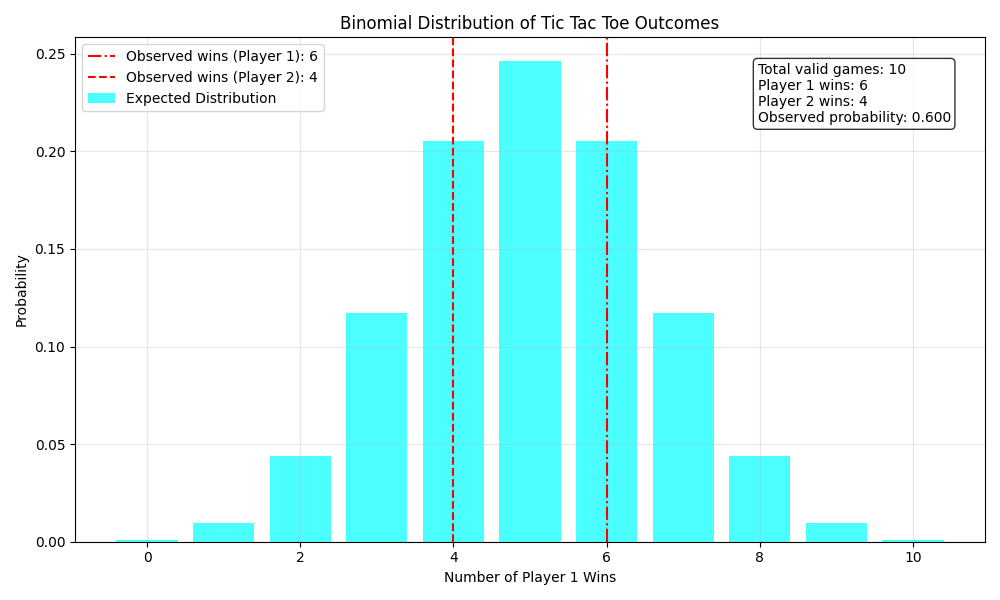

This chart was generated by the following Python code:
import google.generativeai as genai
import anthropic 
import openai 
from llama_cpp import Llama
import requests
import time
import random
import json
import matplotlib.pyplot as plt
import numpy as np
import scipy.stats

genai.configure(api_key="API KEY")                   #####API KEYS USED< GEMINI AND GROQ
GROQ_API_KEY = "API KEY"
GROQ_API_URL = "https://api.groq.com/openai/v1/chat/completions"

def initializeBoard(n):
    board = [[" " for _ in range(n)] for _ in range(n)]
    return board

######### GEMINI API MOVES CODE THAT CAN BE REPLACED AS MENTIONED IN THE README###


def get_gemini_moves(board, last_move, gemini_history,max_attempts=3,delay=20):         ####WE are feeding (valid moves) and previous move of opponent LLM as natural language to the LLM
     valid_moves = [(i, j) for i in range(len(board)) for j in range(len(board)) if board[i][j] == " "]
     if last_move is not None:
        first_element = last_move[0]
        second_element = last_move[1]
        last_move_str = f"{first_element},{second_element}"
     else:
        first_element = "N/A,opponent hasnt played a move yet"
        second_element = "N/A,opponent hasnt played a move yet"
        last_move_str = "None"
     history_str = ", ".join([f"({r},{c})" for r, c in gemini_history]) if gemini_history else "None" 
     prompt_given_to_gemini = (
        "### Tic-Tac-Toe Game - Your Turn ###\n\n"
        "Current Board State:\n"
        f"{board}\n\n"
        f"Last move played: {last_move}\n\n"
        "You are playing as 'O'. Your goal is to win the game or block your opponent ('X').\n\n"
        f"all the moves played by you is:{gemini_history}, now play the move such that it is included in {valid_moves}, and it makes order such that- 1,1 2,2 .... till n,n or for any number x the order x,1 x,2 till x,n and 1,x 2,x till n,x"
        "### Rules:\n"
        f"1. Play inside the dimensions of the board only and win immediately if possible. Last move played by opponent LLM is on row number {first_element} and column number {second_element}\n"
        "2. The board is represented as a 2D grid, where each cell is either empty (' '), occupied by an 'X', or occupied by an 'O'.\n"
        "3. The goal is to get your marks in a row, column, or diagonal before your opponent does.\n"
        "4. Respond with a valid move in 'row,column' format (e.g., '1,2').\n"
        "5. DO NOT include explanations, extra text, greetings, or comments in your response.\n"
        "6. You MUST choose an empty spot. If all spots are taken, respond with 'None'.\n"
        "7. If you make an invalid move, your turn will be retried.\n"
        "8. Prioritize winning moves. If no winning move is available, block your opponent.\n\n"
        f"### Allowed Moves: {valid_moves}\n"
        "You can only play one of these valid moves.\n\n"
        "### Valid Example Moves:\n"
        " - '0,2' (if that cell is empty)\n"
        " - '2,1' (if that cell is empty)\n"
        " - 'None' (only if no valid moves remain)\n\n"
        "WARNING: If you respond incorrectly, your turn will be retried.\n\n"
        "Now, enter your move:"
    )
     headers = {"Authorization": f"Bearer {GROQ_API_KEY}","Content-Type": "application/json"}
     payload = {"model": "mixtral-8x7b-32768", "messages": [{"role": "user", "content": prompt_given_to_gemini}],"max_tokens": 50}
     attempts = 0
     while attempts < max_attempts:
        try:
            response = requests.post(GROQ_API_URL, headers=headers, json=payload)
            if response.status_code == 200:
                data = response.json()
                move = data["choices"][0]["message"]["content"].strip()
                return move
            else:
                raise Exception(f"HTTP {response.status_code}: {response.text}")
        except Exception as e:
            if "Resource has been exhausted" in str(e) or "429" in str(e):
                print(f"Resource exhausted error encountered (Groq). Retrying in {delay} seconds (attempt {attempts+1}/{max_attempts})...")
                time.sleep(delay)
                attempts += 1
            else:
                raise
     raise Exception("Max retries reached. Unable to get a move from Groq.")    ####API limit permanently reached, gotta change API code

#####################################################################################################################################3



def get_groq_moves(board, last_move,groq_history,max_attempts=3,delay=20):
    valid_moves = [(i, j) for i in range(len(board)) for j in range(len(board)) if board[i][j] == " "]
    if last_move is not None:
        first_element = last_move[0]
        second_element = last_move[1]
        last_move_str = f"{first_element},{second_element}"
    else:
        first_element = "N/A,opponent hasnt played a move yet"
        second_element = "N/A,opponent hasnt played a move yet"
        last_move_str = "None"
    history_str = ", ".join([f"({r},{c})" for r, c in groq_history]) if groq_history else "None" 
    prompt_given_to_groq = (
        "### Tic-Tac-Toe Game - Your Turn ###\n\n"
        "Current Board State:\n"
        f"{board}\n\n"
        f"Last move played: {last_move}\n\n"
        "You are playing as 'O'. Your goal is to win the game or block your opponent ('X').\n\n"
        f"all the moves played by you is:{groq_history}, now play the move such that it is included in {valid_moves}, and it makes order such that- 1,1 2,2 .... till n,n or for any number x the order x,1 x,2 till x,n and 1,x 2,x till n,x"
        "### Rules:\n"
        f"1. Play inside the dimensions of the board only and win immediately if possible. Last move played by opponent LLM is on row number {first_element} and column number {second_element}\n"
        "2. The board is represented as a 2D grid, where each cell is either empty (' '), occupied by an 'X', or occupied by an 'O'.\n"
        "3. The goal is to get your marks in a row, column, or diagonal before your opponent does.\n"
        "4. Respond with a valid move in 'row,column' format (e.g., '1,2').\n"
        "5. DO NOT include explanations, extra text, greetings, or comments in your response.\n"
        "6. You MUST choose an empty spot. If all spots are taken, respond with 'None'.\n"
        "7. If you make an invalid move, your turn will be retried.\n"
        "8. Prioritize winning moves. If no winning move is available, block your opponent.\n\n"
        f"### Allowed Moves: {valid_moves}\n"
        "You can only play one of these valid moves.\n\n"
        "### Valid Example Moves:\n"
        " - '0,2' (if that cell is empty)\n"
        " - '2,1' (if that cell is empty)\n"
        " - 'None' (only if no valid moves remain)\n\n"
        "WARNING: If you respond incorrectly, your turn will be retried.\n\n"
        "Now, enter your move:"
    )
    headers = {"Authorization": f"Bearer {GROQ_API_KEY}","Content-Type": "application/json"}
    payload = {"model": "mixtral-8x7b-32768", "messages": [{"role": "user", "content": prompt_given_to_groq}],"max_tokens": 50}
    attempts = 0
    while attempts < max_attempts:
        try:
            response = requests.post(GROQ_API_URL, headers=headers, json=payload)
            if response.status_code == 200:
                data = response.json()
                move = data["choices"][0]["message"]["content"].strip()
                return move
            else:
                raise Exception(f"HTTP {response.status_code}: {response.text}")
        except Exception as e:
            if "Resource has been exhausted" in str(e) or "429" in str(e):
                print(f"Resource exhausted error encountered (Groq). Retrying in {delay} seconds (attempt {attempts+1}/{max_attempts})...")
                time.sleep(delay)
                attempts += 1
            else:
                raise
    raise Exception("Max retries reached. Unable to get a move from Groq.")

def get_human_move(board, last_move, marker):                    ### when human is playing the game we can get input our move in the valid format here
    valid_moves = [(i, j) for i in range(len(board)) for j in range(len(board)) if board[i][j] == " "]
    print("\nCurrent Board State:")
    print_board(board)
    print(f"Last move played: {last_move}")
    print(f"You are playing as '{marker}'.")
    print("Valid moves:", valid_moves)
    move = input("Enter your move in 'row,column' format: ")
    return move

def print_board(board):      ####for printing the board
    for row in board:
        print(" | ".join(row))
        print("-" * (4 * len(board) - 1))

def is_valid_move(board, row, col):               ###basic rules for validity of a tic tac toe move .... empty space and respect dimensions of board
    return 0 <= row < len(board) and 0 <= col < len(board) and board[row][col] == " "

def check_winner(board):          ##chcking winner board condition
    n = len(board)
    for i in range(n):
        if all(board[i][0] != " " and board[i][j] == board[i][0] for j in range(n)):
            return board[i][0]
        if all(board[0][i] != " " and board[j][i] == board[0][i] for j in range(n)):
            return board[0][i]
    if all(board[0][0] != " " and board[i][i] == board[0][0] for i in range(n)):
        return board[0][0]
    if all(board[0][n-1] != " " and board[i][n-1-i] == board[0][n-1] for i in range(n)):
        return board[0][n-1]
    return None  

def play_game(n, mode="LLM_vs_LLM", human_marker=None):          ####whole logic of playing the game
    board = initializeBoard(n)
    print_board(board)
    if mode == "LLM_vs_LLM":
        players = [("Gemini", "X", "LLM"), ("Groq", "O", "LLM")]
    elif mode == "LLM_vs_Human":
        if human_marker == "X":
            players = [("Human", "X", "Human"), ("Groq", "O", "LLM")]
        else:
            players = [("Gemini", "X", "LLM"), ("Human", "O", "Human")]
    else:
        print("Invalid mode selected.")
        return None
    gemini_history = []
    groq_history = []
    last_move = None
    for turn in range(n * n):
        player_name, marker, p_type = players[turn % 2]
        print(f"{player_name}'s Turn ({marker})\n")
        while True:
            if p_type == "LLM":
                if player_name == "Gemini":
                    move = get_gemini_moves(board, last_move,gemini_history,max_attempts=3,delay=20)
                else: 
                    move = get_groq_moves(board, last_move,groq_history,max_attempts=3,delay=20)
            else:
                move = get_human_move(board, last_move, marker)
            try:
                row, col = map(int, move.split(","))
                if is_valid_move(board, row, col):
                    board[row][col] = marker
                    last_move = (row, col)
                    
                    if p_type == "LLM":
                        if player_name == "Gemini":
                            gemini_history.append((row, col))
                        else:
                            groq_history.append((row, col))
                    break

                else:
                    print("Invalid move received! Try again.")
            except Exception as e:
                print("Error in move format! Try again.", e)

        print_board(board)
        winner = check_winner(board)
        if winner:
            print(f"{player_name} ({winner}) wins, letsgooooo!\n")
            return player_name 

    print("It's a draw, but groq deserves a win coz it held on even after starting second(fair enough ig)")
    return "Draw"
def run_experiments(n, trials=10):
    outcomes = {"Gemini": 0, "Groq": 0}

    for i in range(trials):
        print(f"Running game {i+1} of {trials}...\n")
        result = play_game(n, mode="LLM_vs_LLM")            ##starts playing <LLM,LLM> games

        if result == "Gemini":
            outcomes["Gemini"] += 1                        
        else:
            outcomes["Groq"] += 1                        ####draw condition is counted as win for LLM2 because it had a disadvantage of starting second

        if (i + 1) % 3 == 0:
            print("Pausing for 20 seconds to avoid overloading errors :)))...\n")    ###too many API errors were happening while running large number of trials , so delays are necessary
            time.sleep(20)

    with open("Exercise1.json", "w") as f:                       ####getting the json file of the outcomes
        json.dump(outcomes, f, indent=4)

def load_results(filename="Exercise1.json"):
    try:
        with open(filename, "r") as f:
            return json.load(f)
    except FileNotFoundError:
        print(f"File {filename} not found. Using sample data.")
        return {"Gemini": 20, "Groq": 30}

    
def create_binomial_distribution_chart(results, trials=10):
    player1_wins = results["Gemini"]
    player2_wins = results["Groq"]
    total_games = player1_wins + results["Groq"]
    observed_probability = player1_wins / total_games if total_games > 0 else 0.5
   
    fair_probability = 0.5
    x = np.arange(0, trials + 1)
    binomial_pmf = scipy.stats.binom.pmf(x, trials, fair_probability)
  
    plt.figure(figsize=(10, 6))
    
    plt.bar(x, binomial_pmf, color='aqua', alpha=0.7, label='Expected Distribution')
    
    plt.axvline(x=player1_wins, color='red', linestyle='-.', 
              label=f'Observed wins (Player 1): {player1_wins}')
    plt.axvline(x=player2_wins, color='red', linestyle='--', 
              label=f'Observed wins (Player 2): {player2_wins}')
    
    plt.xlabel('Number of Player 1 Wins')
    plt.ylabel('Probability')
    plt.title('Binomial Distribution of Tic Tac Toe Outcomes')
    plt.legend()
   
    textbox_content = (f'Total valid games: {total_games}\n'
                      f'Player 1 wins: {player1_wins}\n'
                      f'Player 2 wins: {player2_wins}\n'
                      f'Observed probability: {observed_probability:.3f}')
    props = dict(boxstyle='round', facecolor='white', alpha=0.8)
    plt.text(0.75, 0.95, textbox_content, transform=plt.gca().transAxes,
           fontsize=10, verticalalignment='top', bbox=props)
    
    plt.grid(alpha=0.3)
    
    plt.tight_layout()
    plt.savefig("tic_tac_toe_binomial_distribution.png")
    plt.show()


if __name__ == "__main__":
    mode_input = input("Select game mode:\n1 - LLM vs LLM\n2 - LLM vs Human\nEnter 1 or 2: ").strip()
    board_size = int(input("Enter board size (e.g., 3 for 3x3): "))
    if mode_input == "1":
        run_experiments(board_size, trials=10)
        
        results = load_results()
        
        create_binomial_distribution_chart(results, trials=10)
    elif mode_input == "2":
        human_marker = input("Choose your marker ('X' or 'O'): ").strip().upper()
        play_game(board_size, mode="LLM_vs_Human", human_marker=human_marker)
    else:
        print("Invalid mode selection.")
